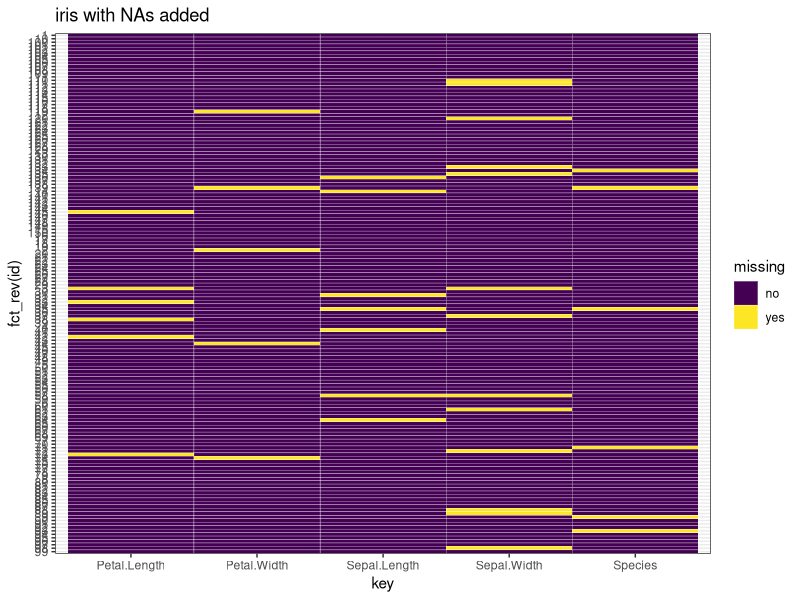

The R source for this figure: (Note: this script raises an error after producing the figure.)
## ---- chunk 1
knitr::opts_chunk$set(echo = TRUE)
## ---- chunk 2
library(tidyverse)
library(datasets)
data(iris)
library(ggplot2)
## ---- chunk 3
iris=as.data.frame(lapply(iris, function(cc) cc[ sample(c(TRUE, NA), prob = c(0.95, 0.05), size = length(cc), replace = TRUE) ]))
## ---- chunk 4
head(iris)
## ---- chunk 5
head(iris,3)
## ---- chunk 6
tail(iris,2)
## ---- chunk 7
library(dplyr)
sample_n(iris, 5)
## ---- chunk 8
str(iris)
## ---- chunk 9
#Missing values by columns
colSums(is.na(iris))  %>%
  sort(decreasing=TRUE)


#Missing values by row
rowSums(is.na(iris))  %>%
  sort(decreasing=TRUE)
## ---- chunk 10
#use heatmap

tidyiris <- iris %>%
  rownames_to_column("id") %>%
  gather(key, value, -id) %>%
  mutate(missing = ifelse(is.na(value), "yes", "no"))

ggplot(tidyiris, aes(x = key, y = fct_rev(id), fill = missing)) +
  geom_tile(color = "white") +
  ggtitle("iris with NAs added") +
  scale_fill_viridis_d() + # discrete scale
  theme_bw()
## ---- chunk 11
#install.packages("mi")

x <- missing_data.frame(iris)
image(x)
## ---- chunk 12
install.packages("visna")


## ---- chunk 13
library(ggplot2)
## ---- chunk 14
tidyiris <- iris[1:4] %>%
  rownames_to_column("id") %>%
  gather(key, value, -id) 

ggplot(data=tidyiris)+
  geom_boxplot(mapping=aes(x=key,y=value))

## ---- chunk 15
library(GGally)
ggpairs(iris[1:4])
